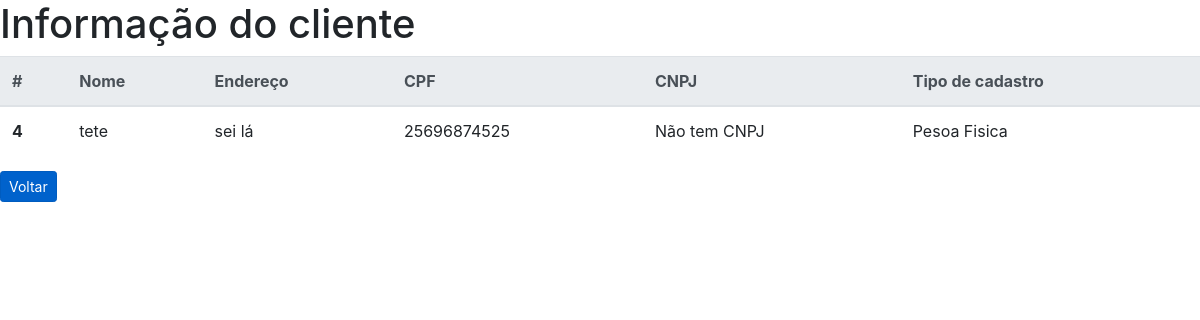
Page /detalhe.php?id=4 on the committed database.
### tables this page shows
CREATE TABLE `cliente` (
  `id` int(11) NOT NULL,
  `nome` varchar(30) NOT NULL,
  `endereco` varchar(30) NOT NULL,
  `cpf` varchar(30) NOT NULL,
  `cnpj` varchar(30) NOT NULL,
  `pessoa` varchar(40) NOT NULL
);

### usuario.php (called while the page is built, shortened)
<?php
class Usuario{
    private $id;
    private $nome;
    private $endereco;
    private $cpf;
    private $cnpj;
    private $pessoa;
    private $pdo;
    public function __construct($i = null) {
        try {
            $this->pdo = new PDO("mysql:dbname=cliente;host=localhost", "root", "");
        } catch(PDOException $e) {
            echo "FALHOU: ".$e->getMessage();
        }
        if(!is_null($i)) {
            $sql = "SELECT * FROM cliente WHERE id = ?";
            $sql = $this->pdo->prepare($sql);
            $sql->execute(array($i));
            if($sql->rowCount() > 0) {
                $data = $sql->fetch();
                $this->id = $data['id'];
                $this->nome = $data['nome'];
                $this->endereco = $data['endereco'];
                $this->cpf = $data['cpf'];
                $this->cnpj = $data['cnpj'];
                $this->pessoa = $data['pessoa'];
            }
        }
    }
    public function getId(){
        return $this->id;
    }
    public function getNome(){
        return $this->nome;
    }
    public function getEndereco(){
        return $this->endereco;
    }
    public function getCpf(){
        return $this->cpf;
    }
    public function getCnpj(){
        return $this->cnpj;
    }
    public function getPessoa(){
        return $this->pessoa;
    }
}

### detalhe.php (the view, shortened to what this page needs)
<?php
require 'usuario.php';
	if(isset($_GET['id'])){
        $id = (int)$_GET['id'];
        $usuario = new usuario($id);
    }else{
        echo 'Você precisa passar o parametro ID.';
        die();
    }
 ?>
<!DOCTYPE html>
<html xmlns="http://www.w3.org/1999/xhtml">
<head>
</head>
<link rel="stylesheet" href="https://stackpath.bootstrapcdn.com/bootstrap/4.1.3/css/bootstrap.min.css"
>
<body>
<h1>Informação do cliente</h1>
<table class="table">
    <thead class="thead-light">
    <tr>
        <th scope="col">#</th>
        <th scope="col">Nome</th>
        <th scope="col">Endereço</th>
        <th scope="col">CPF</th>
        <th scope="col">CNPJ</th>
        <th scope="col">Tipo de cadastro</th>
    </tr>
    </thead>
    <tbody>
        <tr>
            <th scope="row"><?php echo $usuario->getId(); ?></th>
            <td><?php echo $usuario->getNome(); ?></td>
            <td><?php echo $usuario->getEndereco(); ?></td>
            <td><?php echo $usuario->getCpf(); ?></td>
            <td><?php echo $usuario->getCnpj(); ?></td>
            <td><?php echo $usuario->getPessoa(); ?></td>
        </tr>
    </tbody>
</table>
<a href="index.php" class="btn btn-primary btn-sm active" role="button" aria-pressed="true">Voltar</a>
</body>
</html>

### rows in the picture
cliente: id "4", nome "tete", endereco "sei lá", cpf "25696874525", cnpj "Não tem CNPJ", pessoa "Pesoa Fisica"
